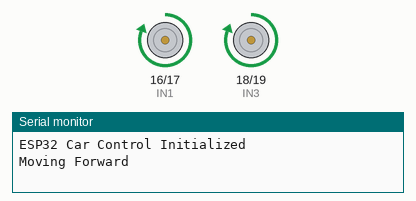
Simulated run of this sketch. Board: ESP32. Parts: motor-driver pin pairs drawn as motors (green arrow = first pin HIGH = forward, orange = second pin HIGH = backward, longer = more drive, scaled by the enable pin), the last lines printed to the serial monitor.

Above: at 1.0 s.
At 3.0 s:
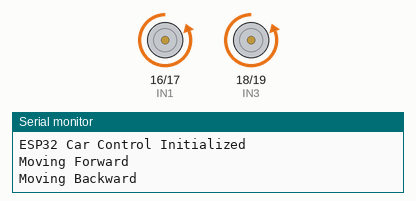
At 4.5 s:
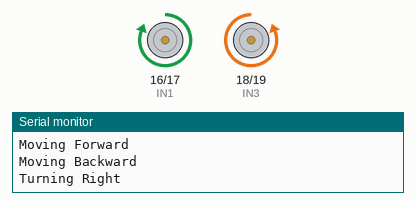
At 7.0 s:
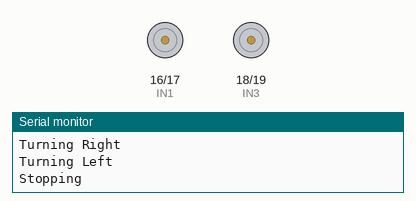
Timing chart, 0 to 10.4 s (numbered marks = the images above):
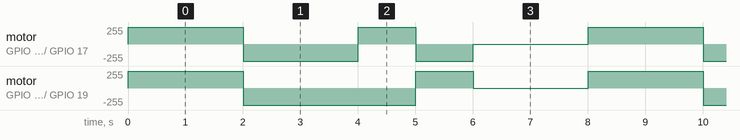

The sketch:

rover_code.ino
```cpp
// Motor control pins
#define ENA 22     // Right motor enable
#define IN1 16     // Right motor input 1
#define IN2 17     // Right motor input 2
#define IN3 18     // Left motor input 1
#define IN4 19     // Left motor input 2
#define ENB 23     // Left motor enable

void setup() {
  // Start serial communication
  Serial.begin(115200);
  Serial.println("ESP32 Car Control Initialized");

  // Set motor pins as outputs
  pinMode(ENA, OUTPUT);
  pinMode(IN1, OUTPUT);
  pinMode(IN2, OUTPUT);
  pinMode(IN3, OUTPUT);
  pinMode(IN4, OUTPUT);
  pinMode(ENB, OUTPUT);
}

void loop() {
  // Move forward
  Serial.println("Moving Forward");
  digitalWrite(IN1, HIGH);
  digitalWrite(IN2, LOW);
  digitalWrite(IN3, HIGH);
  digitalWrite(IN4, LOW);
  analogWrite(ENA, 255);
  analogWrite(ENB, 255);
  delay(2000);

  // Move backward
  Serial.println("Moving Backward");
  digitalWrite(IN1, LOW);
  digitalWrite(IN2, HIGH);
  digitalWrite(IN3, LOW);
  digitalWrite(IN4, HIGH);
  analogWrite(ENA, 255);
  analogWrite(ENB, 255);
  delay(2000);

  // Turn right
  Serial.println("Turning Right");
  digitalWrite(IN1, HIGH);
  digitalWrite(IN2, LOW);
  digitalWrite(IN3, LOW);
  digitalWrite(IN4, HIGH);
  analogWrite(ENA, 255);
  analogWrite(ENB, 255);
  delay(1000);

  // Turn left
  Serial.println("Turning Left");
  digitalWrite(IN1, LOW);
  digitalWrite(IN2, HIGH);
  digitalWrite(IN3, HIGH);
  digitalWrite(IN4, LOW);
  analogWrite(ENA, 255);
  analogWrite(ENB, 255);
  delay(1000);

  // Stop
  Serial.println("Stopping");
  digitalWrite(IN1, LOW);
  digitalWrite(IN2, LOW);
  digitalWrite(IN3, LOW);
  digitalWrite(IN4, LOW);
  analogWrite(ENA, 0);
  analogWrite(ENB, 0);
  delay(2000);
}
```

Measured:
- by itself, motor on GPIO 18 (IN3) / GPIO 19 (IN4): repeats every 8.0 s: backward 255/255 3.0 s, forward 255/255 1.0 s, stopped 2.0 s, forward 255/255 2.0 s
- by itself, motor on GPIO 16 (IN1) / GPIO 17 (IN2): repeats every 8.0 s: backward 255/255 2.0 s, forward 255/255 1.0 s, backward 255/255 1.0 s, stopped 2.0 s, forward 255/255 2.0 s
